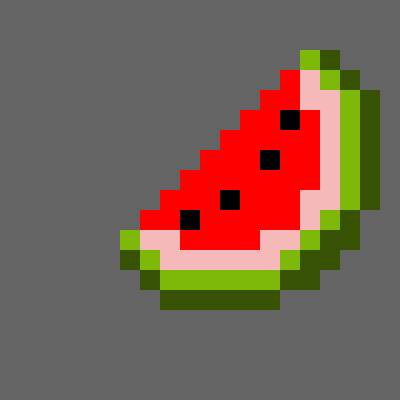
Frame 1 (no input)
Frame 60 (no input): identical to frame 1, image omitted
Frame 120 (the mouse pressed at the canvas centre since frame 60): identical to frame 1, image omitted

The p5.js sketch that drew this single still picture (run headless with seeded random() and noise() and a simulated clock; from frame 60 on, the mouse is pressed at the canvas centre):

// p5.js sketch
// ── sketch.js
//https://p5js.org
//https://p5js.org/learn/

//DAT405 / GAD405
//03_Colorlines (Exercise 01)
//Link all circles with individual lines
//Color of the line is the mix of the circle colors

//Initialization function
function setup() {
  //Set the size of rendering window - pixels
  createCanvas(400, 400);

  //Size of stroke
  strokeWeight(7);

  //No stroke for shapes
  noStroke();
}

//Rendering function
function draw() {
  //Erase all canvas. Set the color to white
  background(100);

//light green
  fill(126, 185, 9);
  rect(300, 50, 20, 20);

  fill(126, 185, 9);
  rect(320, 70, 20, 20);

  fill(126, 185, 9);
  rect(340, 90, 20, 20);

  fill(126, 185, 9);
  rect(340, 110, 20, 20);

  fill(126, 185, 9);
  rect(340, 130, 20, 20);

  fill(126, 185, 9);
  rect(340, 150, 20, 20);

  fill(126, 185, 9);
  rect(340, 170, 20, 20);

  fill(126, 185, 9);
  rect(340, 190, 20, 20);

  fill(126, 185, 9);
  rect(320, 210, 20, 20);

  fill(126, 185, 9);
  rect(300, 230, 20, 20);

  fill(126, 185, 9);
  rect(280, 250, 20, 20);

  fill(126, 185, 9);
  rect(260, 270, 20, 20);

  fill(126, 185, 9);
  rect(240, 270, 20, 20);

  fill(126, 185, 9);
  rect(220, 270, 20, 20);

  fill(126, 185, 9);
  rect(200, 270, 20, 20);

  fill(126, 185, 9);
  rect(180, 270, 20, 20);

  fill(126, 185, 9);
  rect(160, 270, 20, 20);

  fill(126, 185, 9);
  rect(140, 250, 20, 20);

  fill(126, 185, 9);
  rect(120, 230, 20, 20);


//dark green
  fill(56, 82, 4);
  rect(320, 50, 20, 20);

  fill(56, 82, 4);
  rect(340, 70, 20, 20);

  fill(56, 82, 4);
  rect(360, 90, 20, 20);

  fill(56, 82, 4);
  rect(360, 110, 20, 20);

  fill(56, 82, 4);
  rect(360, 130, 20, 20);

  fill(56, 82, 4);
  rect(360, 150, 20, 20);


  fill(56, 82, 4);
  rect(360, 170, 20, 20);

  fill(56, 82, 4);
  rect(360, 190, 20, 20);

  fill(56, 82, 4);
  rect(340, 210, 20, 20);

  fill(56, 82, 4);
  rect(340, 230, 20, 20);

  fill(56, 82, 4);
  rect(320, 230, 20, 20);

  fill(56, 82, 4);
  rect(320, 250, 20, 20);

  fill(56, 82, 4);
  rect(300, 250, 20, 20);

  fill(56, 82, 4);
  rect(280, 270, 20, 20);

  fill(56, 82, 4);
  rect(300, 270, 20, 20);

  fill(56, 82, 4);
  rect(260, 290, 20, 20);

  fill(56, 82, 4);
  rect(240, 290, 20, 20);

  fill(56, 82, 4);
  rect(220, 290, 20, 20);

  fill(56, 82, 4);
  rect(200, 290, 20, 20);

  fill(56, 82, 4);
  rect(180, 290, 20, 20);

  fill(56, 82, 4);
  rect(160, 290, 20, 20);

  fill(56, 82, 4);
  rect(140, 270, 20, 20);

  fill(56, 82, 4);
  rect(120, 250, 20, 20);

  //red
  fill(255, 0, 0);
  rect(140, 210, 20, 20);

  fill(255, 0, 0);
  rect(160, 190, 20, 20);

  fill(255, 0, 0);
  rect(180, 170, 20, 20);

  fill(255, 0, 0);
  rect(200, 150, 20, 20);

  fill(255, 0, 0);
  rect(220, 130, 20, 20);

  fill(255, 0, 0);
  rect(240, 110, 20, 20);

  fill(255, 0, 0);
  rect(260, 90, 20, 20);

  fill(255, 0, 0);
  rect(280, 70, 20, 20);

  fill(255, 0, 0);
  rect(280, 90, 20, 20);

  fill(255, 0, 0);
  rect(260, 110, 20, 20);

  fill(255, 0, 0);
  rect(240, 130, 20, 20);

  fill(255, 0, 0);
  rect(220, 150, 20, 20);

  fill(255, 0, 0);
  rect(200, 170, 20, 20);

  fill(255, 0, 0);
  rect(180, 190, 20, 20);

  fill(255, 0, 0);
  rect(160, 210, 20, 20);

  fill(255, 0, 0);
  rect(180, 230, 20, 20);

  fill(255, 0, 0);
  rect(200, 230, 20, 20);

  fill(255, 0, 0);
  rect(220, 230, 20, 20);

  fill(255, 0, 0);
  rect(240, 230, 20, 20);

  fill(255, 0, 0);
  rect(200, 190, 20, 20);

  fill(255, 0, 0);
  rect(200, 210, 20, 20);

  fill(255, 0, 0);
  rect(220, 210, 20, 20);

  fill(255, 0, 0);
  rect(240, 210, 20, 20);

  fill(255, 0, 0);
  rect(220, 170, 20, 20);

  fill(255, 0, 0);
  rect(240, 150, 20, 20);

  fill(255, 0, 0);
  rect(240, 170, 20, 20);

  fill(255, 0, 0);
  rect(240, 190, 20, 20);

  fill(255, 0, 0);
  rect(260, 130, 20, 20);

  fill(255, 0, 0);
  rect(260, 170, 20, 20);

  fill(255, 0, 0);
  rect(260, 190, 20, 20);

  fill(255, 0, 0);
  rect(260, 210, 20, 20);

  fill(255, 0, 0);
  rect(280, 210, 20, 20);

  fill(255, 0, 0);
  rect(280, 190, 20, 20);

  fill(255, 0, 0);
  rect(280, 170, 20, 20);

  fill(255, 0, 0);
  rect(280, 150, 20, 20);

  fill(255, 0, 0);
  rect(280, 130, 20, 20);

  fill(255, 0, 0);
  rect(300, 110, 20, 20);

  fill(255, 0, 0);
  rect(300, 130, 20, 20);

  fill(255, 0, 0);
  rect(300, 150, 20, 20);

  fill(255, 0, 0);
  rect(300, 170, 20, 20);

  //pink
  fill(246, 185, 185);
  rect(300, 70, 20, 20);

  fill(246, 185, 185);
  rect(300, 90, 20, 20);

  fill(246, 185, 185);
  rect(320, 90, 20, 20);

  fill(246, 185, 185);
  rect(320, 110, 20, 20);

  fill(246, 185, 185);
  rect(320, 130, 20, 20);

  fill(246, 185, 185);
  rect(320, 150, 20, 20);

  fill(246, 185, 185);
  rect(320, 170, 20, 20);

  fill(246, 185, 185);
  rect(320, 190, 20, 20);

  fill(246, 185, 185);
  rect(300, 190, 20, 20);

  fill(246, 185, 185);
  rect(300, 210, 20, 20);

  fill(246, 185, 185);
  rect(280, 230, 20, 20);

  fill(246, 185, 185);
  rect(260, 230, 20, 20);

  fill(246, 185, 185);
  rect(240, 250, 20, 20);

  fill(246, 185, 185);
  rect(220, 250, 20, 20);

  fill(246, 185, 185);
  rect(200, 250, 20, 20);

  fill(246, 185, 185);
  rect(180, 250, 20, 20);

  fill(246, 185, 185);
  rect(160, 250, 20, 20);

  fill(246, 185, 185);
  rect(260, 250, 20, 20);

  fill(246, 185, 185);
  rect(160, 230, 20, 20);

  fill(246, 185, 185);
  rect(140, 230, 20, 20);


//black
fill(0, 0, 0);
rect(180, 210, 20, 20);

fill(0, 0, 0);
rect(220, 190, 20, 20);

fill(0, 0, 0);
rect(260, 150, 20, 20);

fill(0, 0, 0);
rect(280, 110, 20, 20);




}
